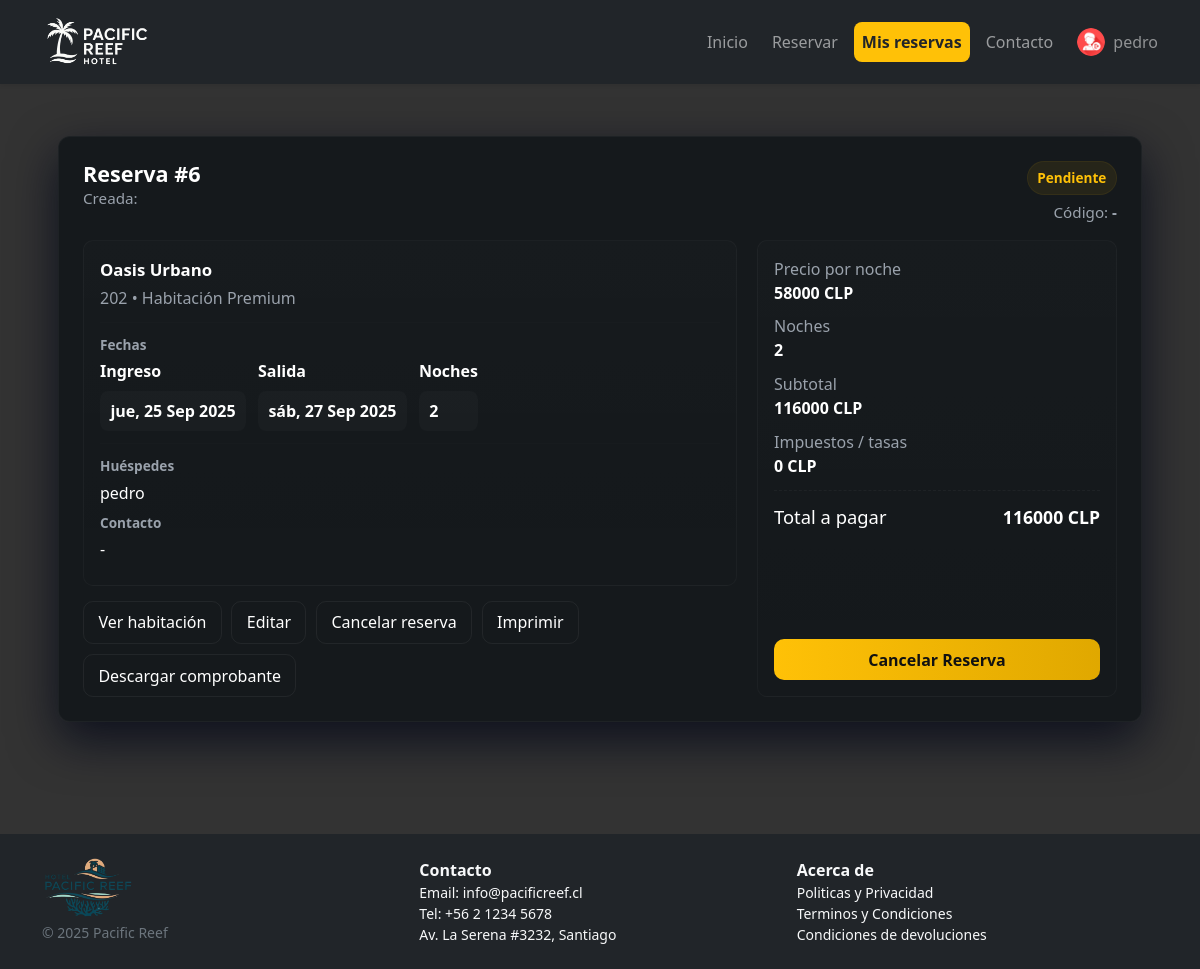
Page /reservas/6/ (signed in) on the committed database.
### hotel/models.py (models this page shows, shortened)
class Reservation(models.Model):
    room = models.ForeignKey(Room, on_delete=models.PROTECT, related_name="reservations")
    guest_name = models.CharField(max_length=120)
    check_in = models.DateField()
    check_out = models.DateField()
    notes = models.TextField(blank=True)
    user = models.ForeignKey(
        settings.AUTH_USER_MODEL,
        on_delete=models.CASCADE,
        related_name="reservations",
        null=True, blank=True,
    )

class Room(models.Model):
    ROOM_TYPES = [
        ("STD", "Standard"),
        ("DLX", "Deluxe"),
        ("STE", "Suite"),
    ]
    hotel = models.ForeignKey(Hotel, on_delete=models.CASCADE, related_name="rooms")
    number = models.CharField(max_length=10)
    room_type = models.CharField(max_length=3, choices=ROOM_TYPES, default="STD")
    capacity = models.PositiveSmallIntegerField(default=2)
    price_per_night = models.DecimalField(max_digits=10, decimal_places=2)
    is_active = models.BooleanField(default=True)
    image = models.ImageField(upload_to="rooms/", blank=True, null=True)
    spaces = models.CharField(max_length=50, blank=True, null=True)
    description = models.TextField(blank=True, null=True)
    class Meta:
        unique_together = ("hotel", "number")

class Hotel(models.Model):
    name = models.CharField(max_length=120)
    city = models.CharField(max_length=120)
    address = models.CharField(max_length=200, blank=True)
    stars = models.PositiveSmallIntegerField(default=3)
    description = models.TextField(blank=True)

### hotel/views.py (the view)
# urls.py: path("reservas/<int:pk>/", views.ResDetail.as_view(), name="res_detail"),
class ResDetail(LoginRequiredMixin, DetailView):
    model = Reservation
    template_name = "hoteles/reservation_detail.html"
    def get_queryset(self):
        qs = super().get_queryset()
        return qs.filter(user=self.request.user) if not self.request.user.is_staff else qs
    def get_context_data(self, **kwargs):
        ctx = super().get_context_data(**kwargs)
        ctx["current"] = "res_detail"
        reservation = self.object
        nights = None
        try:
            if reservation.check_in and reservation.check_out:
                delta = reservation.check_out - reservation.check_in
                nights = max(0, delta.days)
        except Exception:
            nights = None
        price_per_night = Decimal('0.00')
        room = getattr(reservation, 'room', None)
        if room:
            try:
                price_per_night = Decimal(str(getattr(room, 'price_per_night', 0) or 0))
            except Exception:
                price_per_night = Decimal('0.00')
        try:
            subtotal = (price_per_night * Decimal(nights or 1))
        except Exception:
            subtotal = Decimal(str(getattr(reservation, 'subtotal', 0) or 0))
        try:
            taxes = Decimal(str(getattr(reservation, 'taxes', 0) or 0))
        except Exception:
            taxes = Decimal('0.00')
        try:
            discount = Decimal(str(getattr(reservation, 'discount', 0) or 0))
        except Exception:
            discount = Decimal('0.00')
        total = None
        if getattr(reservation, 'total_price', None) is not None:
            try:
                total = Decimal(str(reservation.total_price))
            except Exception:
                total = None
        if not total:
            try:
                total = subtotal + taxes - discount
            except Exception:
                total = Decimal('0.00')
        currency = getattr(reservation, 'currency', 'CLP')
        status = getattr(reservation, 'status', None) or 'Pendiente'
        code = getattr(reservation, 'code', None) or None
        can_cancel = False
        try:
            if reservation.check_in and reservation.check_in > date.today():
                can_cancel = True
        except Exception:
            can_cancel = False
        ctx.update({
            'nights': nights,
            'price_per_night': price_per_night,
            'subtotal': subtotal,
            'taxes': taxes,
            'discount': discount,
            'total': total,
            'currency': currency,
            'status': status,
            'code': code,
            'can_cancel': can_cancel,
        })
        return ctx

### templates/hoteles/reservation_detail.html (shortened to what this page needs)
{% extends "base.html" %}
{% load static %}
{% block content %}
<div class="container reservation-wrap">
  <article class="reservation-card" role="region" aria-labelledby="resTitle">
    <header class="res-header">
      <div class="res-title">
        <h2 id="resTitle">Reserva #{{ reservation.id|default:reservation.pk }}</h2>
        <div class="res-meta">Creada: {{ reservation.created_at|date:"d M Y H:i" }}</div>
      </div>
      <div style="text-align:right;">
        {% with st=status|lower %}
          {% if st == "confirmed" or st == "confirmada" %}
            <span class="status-pill status-confirmed">Confirmada</span>
          {% elif st == "cancelled" or st == "cancelada" %}
            <span class="status-pill status-cancelled">Cancelada</span>
          {% else %}
            <span class="status-pill status-pending">{{ status }}</span>
          {% endif %}
        {% endwith %}
        <div class="res-meta" style="margin-top:.4rem;">Código: <strong>{{ code|default:"-" }}</strong></div>
      </div>
    </header>
    <div class="res-body">
      <section>
        <div class="res-section">
          <div class="hotel-name">{{ reservation.room.hotel.name|default:reservation.room.hotel|default:"Hotel" }}</div>
          <div class="room-info">
            {{ reservation.room.number|default:"—" }} • {{ reservation.room.room_type|default:"Habitación" }}
          </div>
          <hr style="border-color: rgba(255,255,255,0.03); margin:.75rem 0;">
          <div>
            <label class="label">Fechas</label>
            <div class="dates">
              <div>
                <div class="value"><strong>Ingreso</strong></div>
                <div class="pill">{{ reservation.check_in|date:"D, d M Y" }}</div>
              </div>
              <div>
                <div class="value"><strong>Salida</strong></div>
                <div class="pill">{{ reservation.check_out|date:"D, d M Y" }}</div>
              </div>
              <div style="align-self:center;">
                <div class="value"><strong>Noches</strong></div>
                <div class="pill">{{ nights|default:"-" }}</div>
              </div>
            </div>
          </div>
          <hr style="border-color: rgba(255,255,255,0.03); margin:.75rem 0;">
          <div>
            <label class="label">Huéspedes</label>
            <div class="value">{{ reservation.guest_name|default:reservation.user.get_full_name|default:reservation.user.username }}</div>
            <label class="label">Contacto</label>
            <div class="value">
              {% if reservation.user and reservation.user.email %}
                <a href="mailto:{{ reservation.user.email }}" style="color:var(--muted)">{{ reservation.user.email }}</a>
              {% else %}
                -
              {% endif %}
            </div>
          </div>
        </div>
        <div style="display:flex; gap:.6rem; margin-top:.9rem; flex-wrap:wrap;">
          {% if reservation.room.id %}
            <a href="{% url 'room_detail' reservation.room.id %}" class="btn-ghost">Ver habitación</a>
          {% endif %}
          {% if user.is_authenticated and reservation.user == user and can_cancel %}
            <a href="{% url 'res_update' reservation.id %}" class="btn-ghost">Editar</a>
            <button class="btn-ghost" data-bs-toggle="modal" data-bs-target="#cancelModal">Cancelar reserva</button>
          {% endif %}
          <a href="#" onclick="window.print(); return false;" class="btn-ghost">Imprimir</a>
          <a href="{% url 'res_invoice' reservation.id %}" class="btn-ghost">Descargar comprobante</a>
        </div>
      </section>
      <aside class="summary">
        <div>
          <div class="row">
            <div class="muted">Precio por noche</div>
            <div><strong>{{ price_per_night|floatformat:0 }} {{ currency|default:"CLP" }}</strong></div>
          </div>
          <div class="row">
            <div class="muted">Noches</div>
            <div><strong>{{ nights|default:"1" }}</strong></div>
          </div>
          <div class="row">
            <div class="muted">Subtotal</div>
            <div><strong>{{ subtotal|floatformat:0 }} {{ currency|default:"CLP" }}</strong></div>
          </div>
          <div class="row">
            <div class="muted">Impuestos / tasas</div>
            <div><strong>{{ taxes|floatformat:0 }} {{ currency|default:"CLP" }}</strong></div>
          </div>
          <div class="total">
            <div class="muted">Total a pagar</div>
            <div><strong style="font-size:1.1rem;">{{ total|floatformat:0 }} {{ currency|default:"CLP" }}</strong></div>
          </div>
        </div>
        <div>
          {% if user.is_authenticated and reservation.user == user and can_cancel %}
            <form method="post" action="{% url 'res_cancel' reservation.id %}" id="cancelForm">
              <button type="submit" class="btn-primary" style="width:100%;">Cancelar Reserva</button>
            </form>
          {% else %}
            <a class="btn-primary" href="{% url 'home' %}" style="display:block; text-align:center;">Volver al inicio</a>
          {% endif %}
        </div>
      </aside>
    </div>
  </article>
</div>
{% endblock %}

### templates/base.html (shortened to what this page needs)
{% load static %}
<!doctype html>
<html lang="es">
<head>
  <link rel="stylesheet" href="https://cdn.jsdelivr.net/npm/bootstrap@5.3.3/dist/css/bootstrap.min.css">
  <link rel="stylesheet" href="{% static 'css/styles.css' %}">
</head>
<body>
  {% with current=request.resolver_match.url_name %}
    {% include "_navbar.html" %}
  {% endwith %}
  <main class="container py-4">
    {% block content %}{% endblock %}
  </main>
  {% include "_footer.html" %}
</body>
</html>

### templates/_navbar.html (shortened to what this page needs)
{% load static %}
<nav class="navbar navbar-expand-lg navbar-dark bg-dark fixed-top shadow-sm">
  <div class="container">
    <a class="navbar-brand d-flex align-items-center gap-2" href="{% url 'home' %}">
      <img src="{% static 'img/logo-hotel.png' %}" alt="Hotel" style="height:58px; width:auto;">
    </a>
    <div class="collapse navbar-collapse justify-content-end" id="mainNav">
      <ul class="navbar-nav align-items-lg-center gap-lg-2">
        <li class="nav-item">
          <a class="nav-link {% if current == 'home' %}active-pill{% endif %}" href="{% url 'home' %}">Inicio</a>
        </li>
        <li class="nav-item">
          <a class="nav-link {% if current == 'room_list' or current == 'room_detail' %}active-pill{% endif %}" href="{% url 'room_list' %}">Reservar</a>
        </li>
        {% if user.is_authenticated %}
          <li class="nav-item">
            <a class="nav-link {% if current == 'res_list' or current == 'res_detail' %}active-pill{% endif %}" href="{% url 'res_list' %}">Mis reservas</a>
          </li>
          <li class="nav-item">
  <a class="nav-link {% if current == 'contacto' %}active-pill{% endif %}" href="{% url 'contacto' %}">Contacto</a>
</li>
          <li class="nav-item d-flex align-items-center ms-lg-2">
            <form method="post" action="{% url 'logout' %}" class="m-0 p-0 d-flex align-items-center">
              <button type="submit"
                      class="btn btn-link d-flex align-items-center p-0 text-white-50"
                      style="text-decoration:none; border:none; background:transparent; cursor:pointer;"
                      title="Cerrar sesión">
                <img src="{% static 'img/icono-usuario.png' %}"
                     alt="Avatar"
                     class="rounded-circle me-2"
                     style="width:28px;height:28px;object-fit:cover;">
                <span class="navbar-text text-white-50">{{ user.get_full_name|default:user.username }}</span>
              </button>
            </form>
          </li>
        {% endif %}
      </ul>
    </div>
  </div>
</nav>

### templates/_footer.html
{% load static %}
<footer class="bg-dark text-light mt-5">
  <div class="container py-4">
    <div class="row g-3">
      <div class="col-md">
<img src="{% static 'img/logo22.png' %}" alt="Hotel" style="height:64px; width:auto;">        <small class="d-block text-secondary">© {% now "Y" %} Pacific Reef</small>
      </div>
      <div class="col-md">
        <strong>Contacto</strong>
        <ul class="list-unstyled small mb-0">
          <li>Email: info@pacificreef.cl</li>
          <li>Tel: +56 2 1234 5678</li>
          <li id="contacto">Av. La Serena #3232, Santiago</li>
        </ul>
      </div>
      <div class="col-md">
        <strong>Acerca de</strong>
        <ul class="list-unstyled small mb-0">
          <li>Politicas y Privacidad</li>
          <li>Terminos y Condiciones </li>
          <li>Condiciones de devoluciones</li>
        </ul>
      </div>
    </div>
  </div>
</footer>

### static/css/styles.css (style rules this page uses)
body { padding-top: 4.5rem; }
.nav-link.active-pill { background-color: #ffc107; color: #212529 !important; border-radius: .5rem; font-weight: 600; }
.navbar-brand img { height:36px; }

### templates/hoteles/reservation_detail.html (style rules this page uses)
:root { --accent: #ffc107; --accent-2: #e0a800; --muted: #9aa2ac; --card-bg: rgba(18,22,26,0.88); --radius: 12px; }
.reservation-wrap { padding:2.5rem 1rem; display:flex; justify-content:center; }
.reservation-card { width:100%; max-width:1100px; background:var(--card-bg); border-radius:var(--radius); padding:1.5rem; color:#fff; box-shadow:0 18px 48px rgba(2,6,23,0.78); border:1px solid rgba(255,255,255,0.04); }
.res-header { display:flex; justify-content:space-between; gap:1rem; margin-bottom:1rem; align-items:flex-start; }
.res-title h2 { margin:0; font-size:1.35rem; font-weight:800; }
.res-meta { color:var(--muted); font-size:.95rem; }
.res-body { display:grid; grid-template-columns:1fr 360px; gap:1.25rem; align-items:start; }
.res-section, .summary { background: linear-gradient(180deg, rgba(255,255,255,0.01), rgba(255,255,255,0.00)); padding:1rem; border-radius:10px; border:1px solid rgba(255,255,255,0.03); }
.hotel-name { font-weight:800; font-size:1.05rem; color:#fff; }
.room-info { color:var(--muted); margin-top:.25rem; }
.label { display:block; font-size:.85rem; color:var(--muted); margin-bottom:.25rem; font-weight:600; }
.value { font-size:1rem; margin-bottom:.5rem; }
.dates { display:flex; gap:.75rem; flex-wrap:wrap; }
.pill { background: rgba(255,255,255,0.02); border-radius:8px; padding:.5rem .65rem; font-weight:700; }
.summary { display:flex; flex-direction:column; justify-content:space-between; height:100%; }
.summary .row { display:flex; justify-content:space-between; align-items:center; margin-bottom:.6rem; color:var(--muted); }
.summary .row strong { color:#fff; font-weight:700; }
.total { margin-top:.75rem; padding-top:.75rem; border-top:1px dashed rgba(255,255,255,0.04); display:flex; justify-content:space-between; align-items:center; font-size:1.15rem; }
.btn-ghost { background:transparent; border:1px solid rgba(255,255,255,0.06); color:#fff; padding:.55rem .9rem; border-radius:10px; cursor:pointer; text-decoration:none; display:inline-block; }
.btn-primary { background:linear-gradient(90deg,var(--accent), var(--accent-2)); color:#111; border:none; padding:.55rem .9rem; border-radius:10px; font-weight:700; text-decoration:none; display:inline-block; text-align:center; }
.status-pill { display:inline-block; padding:.35rem .6rem; border-radius:999px; font-weight:700; font-size:.85rem; }
.status-pending { background:rgba(255,193,7,0.08); color:var(--accent); border:1px solid rgba(255,193,7,0.06); }

### rows in the picture
Reservation: id "6", room.hotel.name "Oasis Urbano", room.number "202", room.room_type "Habitación Premium", check_in "jue, 25 Sep 2025", check_out "sáb, 27 Sep 2025", guest_name "pedro"

### other values in the picture
{{ user.get_full_name|default:user.username }} "pedro"
{{ status }} "Pendiente"
{{ code|default:"-" }} "-"
{{ nights|default:"-" }} "2"
{{ price_per_night|floatformat:0 }} "58000"
{{ currency|default:"CLP" }} "CLP"
{{ nights|default:"1" }} "2"
{{ subtotal|floatformat:0 }} "116000"
{{ taxes|floatformat:0 }} "0"
{{ total|floatformat:0 }} "116000"
